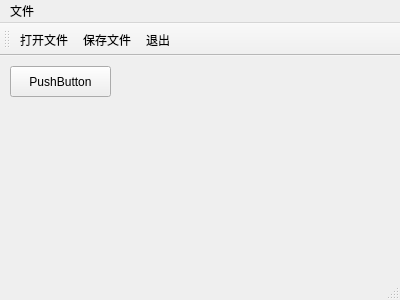
<?xml version="1.0" encoding="UTF-8"?>
<ui version="4.0">
 <class>MainWindow</class>
 <widget class="QMainWindow" name="MainWindow">
  <property name="geometry">
   <rect>
    <x>0</x>
    <y>0</y>
    <width>400</width>
    <height>300</height>
   </rect>
  </property>
  <property name="windowTitle">
   <string>MainWindow</string>
  </property>
  <widget class="QWidget" name="centralWidget">
   <widget class="QPushButton" name="pushButton">
    <property name="geometry">
     <rect>
      <x>10</x>
      <y>10</y>
      <width>101</width>
      <height>31</height>
     </rect>
    </property>
    <property name="text">
     <string>PushButton</string>
    </property>
   </widget>
  </widget>
  <widget class="QMenuBar" name="menuBar">
   <property name="geometry">
    <rect>
     <x>0</x>
     <y>0</y>
     <width>400</width>
     <height>17</height>
    </rect>
   </property>
   <widget class="QMenu" name="menu">
    <property name="title">
     <string>文件</string>
    </property>
    <addaction name="actOpenFile"/>
    <addaction name="actSaveFile"/>
   </widget>
   <addaction name="menu"/>
  </widget>
  <widget class="QToolBar" name="mainToolBar">
   <attribute name="toolBarArea">
    <enum>TopToolBarArea</enum>
   </attribute>
   <attribute name="toolBarBreak">
    <bool>false</bool>
   </attribute>
   <addaction name="actOpenFile"/>
   <addaction name="actSaveFile"/>
   <addaction name="actQuit"/>
  </widget>
  <widget class="QStatusBar" name="statusBar"/>
  <action name="actOpenFile">
   <property name="text">
    <string>打开文件</string>
   </property>
   <property name="toolTip">
    <string>打开文件</string>
   </property>
   <property name="shortcut">
    <string>Ctrl+O</string>
   </property>
  </action>
  <action name="actSaveFile">
   <property name="text">
    <string>保存文件</string>
   </property>
   <property name="toolTip">
    <string>保存文件</string>
   </property>
   <property name="shortcut">
    <string>Ctrl+S</string>
   </property>
  </action>
  <action name="actQuit">
   <property name="text">
    <string>退出</string>
   </property>
   <property name="toolTip">
    <string>退出</string>
   </property>
   <property name="shortcut">
    <string>Ctrl+Q</string>
   </property>
  </action>
 </widget>
 <layoutdefault spacing="6" margin="11"/>
 <resources/>
 <connections>
  <connection>
   <sender>actQuit</sender>
   <signal>triggered()</signal>
   <receiver>MainWindow</receiver>
   <slot>close()</slot>
   <hints>
    <hint type="sourcelabel">
     <x>-1</x>
     <y>-1</y>
    </hint>
    <hint type="destinationlabel">
     <x>199</x>
     <y>149</y>
    </hint>
   </hints>
  </connection>
 </connections>
</ui>
